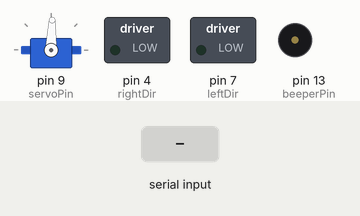
A sketch run on a simulated Arduino Uno, built with avr-gcc and run on an emulated ATmega328P. Parts: servo, switched loads named in the sketch (green lamp = pin HIGH), buzzer (waves = sounding, pin HIGH). Inputs (shaded band) come from the test bench. Pins used as bus, display or sensor lines are not drawn.

Above: at 1.5 s.
1.6 s: "a" received over the second serial link
At 2.7 s:
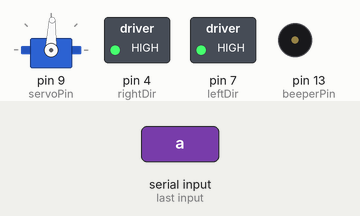
At 4.56 s:
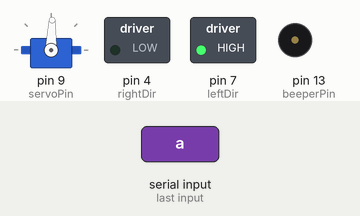
Timing chart, 0 to 10.6 s (numbered marks = the images above; inputs shaded):
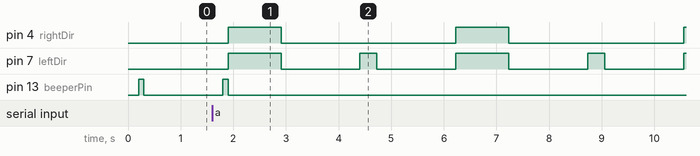

Measured:
- after the input at 1.6 s, pin 4 (rightDir): alternates HIGH for 1.0 s and LOW for 3.3 s, starting after 0.30 s; pin 7 (leftDir): LOW → HIGH after 0.30 s, → LOW 1.0 s later, → HIGH 1.5 s later, → LOW 0.32 s later, … (9 changes in this stretch); pin 13 (beeperPin): LOW → HIGH after 0.20 s, → LOW 0.10 s later

The sketch:

motorTest.ino
```cpp
#include <SoftwareSerial.h>
#include <Servo.h>

#define leftDir 7
#define leftPower 6
#define rightDir 4
#define rightPower 5

#define beeperPin 13
#define servoPin 9
#define baseSpeed 70
#define headAngleOffset 2

#define POWER 200
#define TURN_POWER 100
#define TURN_LEFT_TIME 320
#define TURN_RIGHT_TIME 320
Servo headServo;
SoftwareSerial bt(10,11);  //re tx

void setup() {
    bt.begin(38400);
    pinMode(leftDir, OUTPUT);
    pinMode(leftPower, OUTPUT);
    pinMode(rightDir, OUTPUT);
    pinMode(rightPower, OUTPUT);
    pinMode(beeperPin, OUTPUT);
    headServo.attach(servoPin);
    moveHead(90);
    beep(100);
}

void loop() {
    if(bt.available()){
        switch(bt.read()){
            case 'a':
                script1();
                break;
            case 's':
                script2();
                break;
            case 'd':
                script3();
                break;
        }
    }
}
void script1(){
    moveHead(90);
    beep(100);
    for(int i=0;i<4;i++){
        travel(POWER, 1000);
        delay(1000);
        turnLeft();
        delay(1000);
        clearBT();
    }
    beep(1000);
}

void script2(){
    beep(100);
    for(int i=0;i<2;i++){
        travel(POWER, 1000);
        headTurnLeft();
        headTurnRight();
        delay(500);
        turnLeft();
        travel(POWER, 400);
        turnLeft();
        travel(POWER, 1000);
        headTurnLeft();
        headTurnRight();
        delay(500);
        turnRight();
        travel(POWER, 400);
        turnRight();
        clearBT();
    }
    stopMotor();
    beep(1000);
}

void script3(){
    beep(100);
    moveHead(90);
    delay(1500);
    turnRight();
    travel(POWER, 1000);
    for(int i=0;i<10;i++){
        beep(100);
        delay(500);
        clearBT();
    }
}
void clearBT(){
    while(bt.available())
    bt.read();
}
void stopMotor(){
    digitalWrite(leftDir, LOW);
    digitalWrite(leftPower, LOW);
    digitalWrite(rightDir, LOW);
    digitalWrite(rightPower, LOW);
}
void moveHead(int angle){
    angle -= headAngleOffset;
    delay(100);
    angle = (angle>180)?180:angle;
    angle = (angle<0)?0:angle;
    headServo.write(angle);
    delay(100);
    //headServo.detach();
}
void headTurnLeft(){
    moveHead(15);
    delay(1000);
}
void headTurnRight(){
    moveHead(170);
    delay(1000);
}
void turnLeft(){
    move(TURN_POWER, -1*TURN_POWER);
    delay(TURN_LEFT_TIME);
    stopMotor();
    delay(500);
}
void turnRight(){
    move(-1*TURN_POWER, TURN_POWER);
    delay(TURN_RIGHT_TIME);
    stopMotor();
    delay(500);
}
void move(int left, int right){
    digitalWrite(leftDir, left>=0);
    digitalWrite(rightDir, right>=0);
    analogWrite(leftPower, abs(left));
    analogWrite(rightPower, abs(right));
}
void travel(int avrSpeed, float dis){
    int direct = 1;
    if(avrSpeed<0){
        avrSpeed *= -1;
        direct = -1;
    }
    for(float s = 0;s < 0.3*dis; s+=10){
        float v = s*(avrSpeed-baseSpeed)/(0.3*dis) + baseSpeed;
        v *= direct;
        move(v, v);
        delay(10);
    }
    move(avrSpeed, avrSpeed);
    delay(0.4*dis);
    for(float s = 0.7*dis;s < dis; s+=10){
        float v = (dis-s)*(avrSpeed-baseSpeed)/(0.3*dis) + baseSpeed;
        v *= direct;
        move(v, v);
        delay(10);
    }
    stopMotor();
    delay(500);
}
void beep(int interval){
    digitalWrite(beeperPin, HIGH);
    delay(interval);
    digitalWrite(beeperPin, LOW);
}
```
